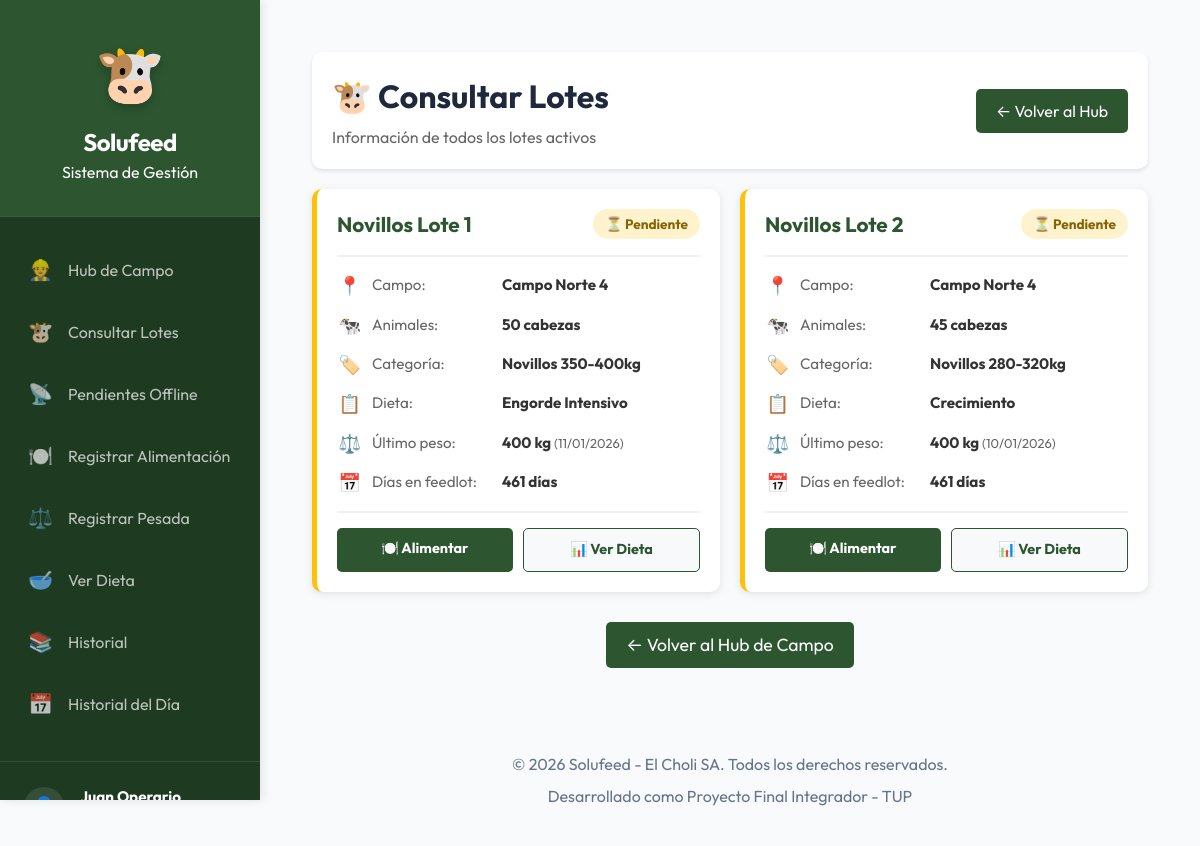
The app's page /solufeed/admin/campo/consultar_lotes.php (signed in) with its own data.
### tables this page shows
CREATE TABLE `tropa` (
  `id_tropa` int(11) NOT NULL,
  `nombre` varchar(100) NOT NULL,
  `id_campo` int(11) NOT NULL,
  `categoria` varchar(50) DEFAULT NULL,
  `fecha_inicio` date NOT NULL,
  `cantidad_inicial` int(11) NOT NULL,
  `activo` tinyint(1) NOT NULL DEFAULT 1,
  `fecha_creacion` datetime NOT NULL,
  `fecha_actualizacion` datetime DEFAULT NULL
);

CREATE TABLE `campo` (
  `id_campo` int(11) NOT NULL,
  `nombre` varchar(100) NOT NULL,
  `ubicacion` varchar(255) DEFAULT NULL,
  `activo` tinyint(1) NOT NULL DEFAULT 1
);

### solufeed/admin/campo/consultar_lotes.php (the view, shortened to what this page needs)
<?php
$db = getConnection();
$filtro = isset($_GET['filtro']) ? $_GET['filtro'] : '';
$where_clause = "WHERE t.activo = 1";
$join_usuario = "";
if (isset($_SESSION['tipo']) && $_SESSION['tipo'] === 'CAMPO') {
    $join_usuario = "INNER JOIN usuario_tropa ut ON t.id_tropa = ut.id_tropa";
    $where_clause .= " AND ut.id_usuario = " . intval($_SESSION['usuario_id']);
}
$stmt = $db->query("
    SELECT
        t.*,
        c.nombre as nombre_campo,
        d.nombre as nombre_dieta,
        tda.fecha_desde as fecha_asignacion_dieta,
        (
            SELECT COUNT(*)
            FROM consumo_lote cl
            WHERE cl.id_tropa = t.id_tropa
            AND DATE(cl.fecha) = CURDATE()
        ) as alimentado_hoy,
        (
            SELECT peso_promedio
            FROM pesada p
            WHERE p.id_tropa = t.id_tropa
            ORDER BY p.fecha DESC
            LIMIT 1
        ) as ultimo_peso,
        (
            SELECT DATE(fecha)
            FROM pesada p
            WHERE p.id_tropa = t.id_tropa
            ORDER BY p.fecha DESC
            LIMIT 1
        ) as fecha_ultima_pesada
    FROM tropa t
    LEFT JOIN campo c ON t.id_campo = c.id_campo
    LEFT JOIN tropa_dieta_asignada tda ON t.id_tropa = tda.id_tropa
        AND tda.fecha_hasta IS NULL
    LEFT JOIN dieta d ON tda.id_dieta = d.id_dieta
    $join_usuario
    $where_clause
    ORDER BY t.nombre ASC
");
$lotes = $stmt->fetchAll();
require_once __DIR__ . '/../../includes/header.php';
?>
<div class="consulta-container">
    <div class="header-consulta">
        <div>
            <h1 style="margin: 0 0 5px 0;">
                <?php echo ($filtro === 'sin_alimentar') ? "⚠️ Lotes Pendientes de Ración" : "🐮 Consultar Lotes"; ?>
            </h1>
            <p style="margin: 0; color: #666;">
                <?php echo ($filtro === 'sin_alimentar') ? "Mostrando lotes que aún no han recibido alimento hoy." : "Información de todos los lotes activos"; ?>
            </p>
        </div>
        <div style="display: flex; gap: 10px;">
            <a href="index.php" class="btn-volver">
                ← Volver al Hub
            </a>
        </div>
    </div>
    <?php if (count($lotes) > 0): ?>
        <div class="lotes-grid">
            <?php foreach ($lotes as $lote): ?>
                <?php
                $alimentado_hoy = $lote['alimentado_hoy'] > 0;
                $dias_feedlot = (time() - strtotime($lote['fecha_inicio'])) / 86400;
                ?>
                <div class="lote-card <?php echo $alimentado_hoy ? 'alimentado' : 'sin-alimentar'; ?>">
                    <div class="lote-header">
                        <h3 class="lote-nombre"><?php echo htmlspecialchars($lote['nombre']); ?></h3>
                        <span class="lote-badge <?php echo $alimentado_hoy ? 'badge-alimentado' : 'badge-pendiente'; ?>">
                            <?php echo $alimentado_hoy ? '✓ Alimentado' : '⏳ Pendiente'; ?>
                        </span>
                    </div>
                    <div class="lote-info">
                        <div class="info-row">
                            <span class="icono">📍</span>
                            <span class="etiqueta">Campo:</span>
                            <span class="valor"><?php echo htmlspecialchars($lote['nombre_campo'] ?? 'Sin asignar'); ?></span>
                        </div>
                        <div class="info-row">
                            <span class="icono">🐄</span>
                            <span class="etiqueta">Animales:</span>
                            <span class="valor"><?php echo $lote['cantidad_inicial']; ?> cabezas</span>
                        </div>
                        <div class="info-row">
                            <span class="icono">🏷️</span>
                            <span class="etiqueta">Categoría:</span>
                            <span class="valor"><?php echo htmlspecialchars($lote['categoria']); ?></span>
                        </div>
                        <div class="info-row">
                            <span class="icono">📋</span>
                            <span class="etiqueta">Dieta:</span>
                            <span class="valor">
                                <?php if ($lote['nombre_dieta']): ?>
                                    <?php echo htmlspecialchars($lote['nombre_dieta']); ?>
                                <?php else: ?>
                                    <span style="color: #dc3545;">Sin dieta asignada</span>
                                <?php endif; ?>
                            </span>
                        </div>
                        <?php if ($lote['ultimo_peso']): ?>
                            <div class="info-row">
                                <span class="icono">⚖️</span>
                                <span class="etiqueta">Último peso:</span>
                                <span class="valor">
                                    <?php echo number_format($lote['ultimo_peso'], 0); ?> kg
                                    <span style="color: #666; font-weight: normal; font-size: 0.85em;">
                                        (<?php echo date('d/m/Y', strtotime($lote['fecha_ultima_pesada'])); ?>)
                                    </span>
                                </span>
                            </div>
                        <?php endif; ?>
                        <div class="info-row">
                            <span class="icono">📅</span>
                            <span class="etiqueta">Días en feedlot:</span>
                            <span class="valor"><?php echo floor($dias_feedlot); ?> días</span>
                        </div>
                    </div>
                    <div class="lote-acciones">
                        <?php if ($lote['nombre_dieta']): ?>
                            <a href="../alimentaciones/registrar.php?lote=<?php echo $lote['id_tropa']; ?>"
                               class="btn-accion btn-alimentar">
                                🍽️ Alimentar
                            </a>
                            <a href="ver_dieta.php?lote=<?php echo $lote['id_tropa']; ?>"
                               class="btn-accion btn-ver-dieta">
                                📊 Ver Dieta
                            </a>
                        <?php else: ?>
                            <div style="text-align: center; padding: 10px; background: #fff3cd; border-radius: 5px; font-size: 0.9em; color: #856404;">
                                ⚠️ Este lote no tiene dieta asignada
                            </div>
                        <?php endif; ?>
                    </div>
                </div>
            <?php endforeach; ?>
        </div>
    <?php endif; ?>
    <div style="text-align: center; margin-top: 30px;">
        <a href="index.php" class="btn-volver" style="font-size: 1.1em;">
            ← Volver al Hub de Campo
        </a>
    </div>
</div>
<?php require_once __DIR__ . '/../../includes/footer.php'; ?>

### solufeed/assets/css/main.css (style rules this page uses)
:root { --primary: #2c5530; --primary-light: #3d7043; --primary-dark: #1e3a21; --secondary: #1e6091; --accent: #f4a261; --success: #28a745; --danger: #dc3545; --warning: #ffc107; --info: #17a2b8; --bg-main: #f8fafc; --surface: #ffffff; --border: #e2e8f0; --text-main: #1e293b; --text-muted: #64748b; --text-on-primary: #ffffff; --shadow-sm: 0 1px 3px rgba(0, 0, 0, 0.12); --shadow-md: 0 4px 6px -1px rgba(0, 0, 0, 0.1), 0 2px 4px -1px rgba(0, 0, 0, 0.06); --shadow-lg: 0 10px 15px -3px rgba(0, 0, 0, 0.1), 0 4px 6px -2px rgba(0, 0, 0, 0.05); --radius: 12px; --text: var(--text-main); --shadow: var(--shadow-md); --bg-glass: rgba(255, 255, 255, 0.85); --accent-color: var(--accent); }
* { margin: 0; padding: 0; box-sizing: border-box; }
body { font-family: 'Outfit', 'Inter', -apple-system, sans-serif; background-color: var(--bg-main); color: var(--text-main); line-height: 1.5; -webkit-font-smoothing: antialiased; }

### solufeed/admin/campo/consultar_lotes.php (style rules this page uses)
.consulta-container { max-width: 1400px; margin: 0 auto; padding: 20px; }
.header-consulta { background: white; padding: 20px; border-radius: 10px; margin-bottom: 20px; box-shadow: 0 2px 4px rgba(0,0,0,0.1); display: flex; justify-content: space-between; align-items: center; }
.lotes-grid { display: grid; grid-template-columns: repeat(auto-fill, minmax(350px, 1fr)); gap: 20px; }
.lote-card { background: white; border-radius: 10px; padding: 20px; box-shadow: 0 2px 8px rgba(0,0,0,0.1); transition: all 0.3s ease; border-left: 5px solid #2c5530; }
.lote-card.sin-alimentar { border-left-color: #ffc107; }
.lote-header { display: flex; justify-content: space-between; align-items: start; margin-bottom: 15px; padding-bottom: 15px; border-bottom: 2px solid #f0f0f0; }
.lote-nombre { font-size: 1.3em; font-weight: bold; color: #2c5530; margin: 0; }
.lote-badge { padding: 5px 12px; border-radius: 15px; font-size: 0.85em; font-weight: bold; }
.badge-pendiente { background: #fff3cd; color: #856404; }
.lote-info { display: grid; gap: 12px; }
.info-row { display: flex; align-items: center; gap: 10px; font-size: 0.95em; }
.info-row .icono { font-size: 1.2em; width: 25px; text-align: center; }
.info-row .etiqueta { color: #666; min-width: 120px; }
.info-row .valor { font-weight: bold; color: #333; }
.lote-acciones { display: flex; gap: 10px; margin-top: 15px; padding-top: 15px; border-top: 2px solid #f0f0f0; }
.btn-accion { flex: 1; padding: 10px; border: none; border-radius: 5px; font-size: 0.9em; font-weight: bold; cursor: pointer; text-decoration: none; text-align: center; transition: all 0.3s; }
.btn-alimentar { background: #2c5530; color: white; }
.btn-ver-dieta { background: #f8f9fa; color: #2c5530; border: 1px solid #2c5530; }
.btn-volver { display: inline-flex; align-items: center; gap: 8px; padding: 10px 20px; background: #2c5530; color: white; text-decoration: none; border-radius: 5px; transition: all 0.3s; }

### records on screen
tropa: nombre "Novillos Lote 1", id_campo.nombre "Campo Norte 4", cantidad_inicial "50", categoria "Novillos 350-400kg", nombre_dieta "Engorde Intensivo", ultimo_peso "400", fecha_ultima_pesada "11/01/2026"
tropa: nombre "Novillos Lote 2", id_campo.nombre "Campo Norte 4", cantidad_inicial "45", categoria "Novillos 280-320kg", nombre_dieta "Crecimiento", ultimo_peso "400", fecha_ultima_pesada "10/01/2026"
